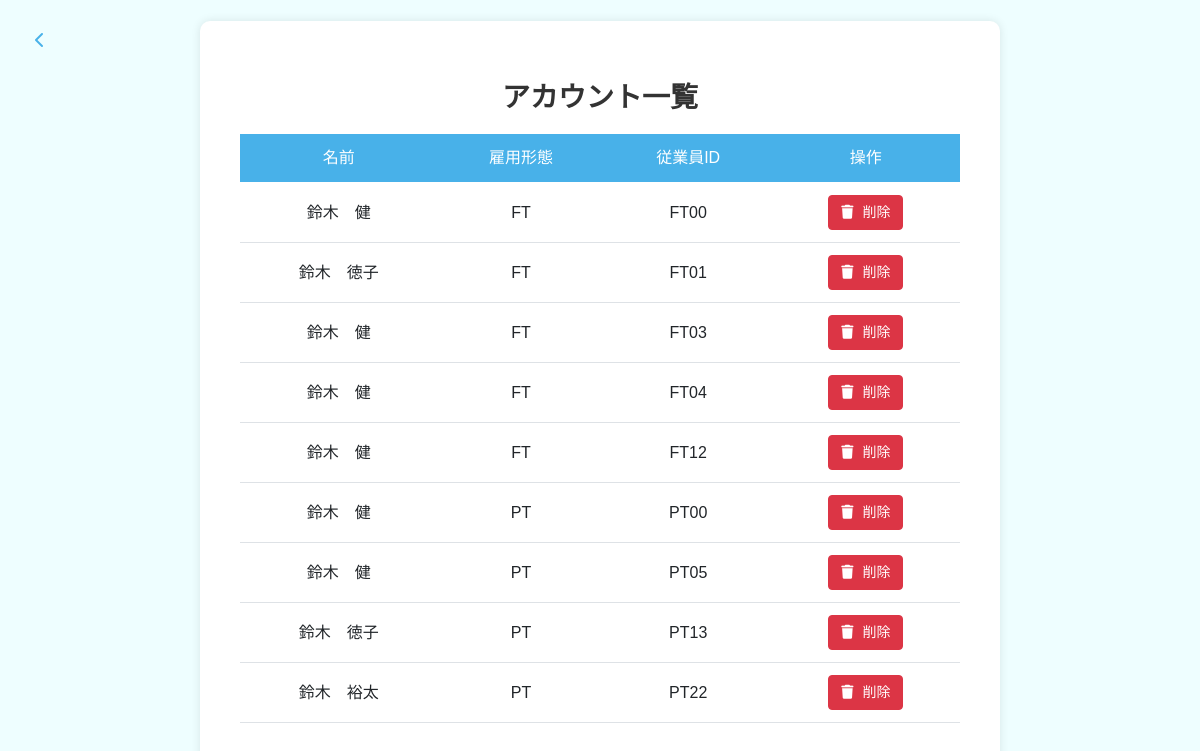
Page /management_account (signed in) on the earlier database version.
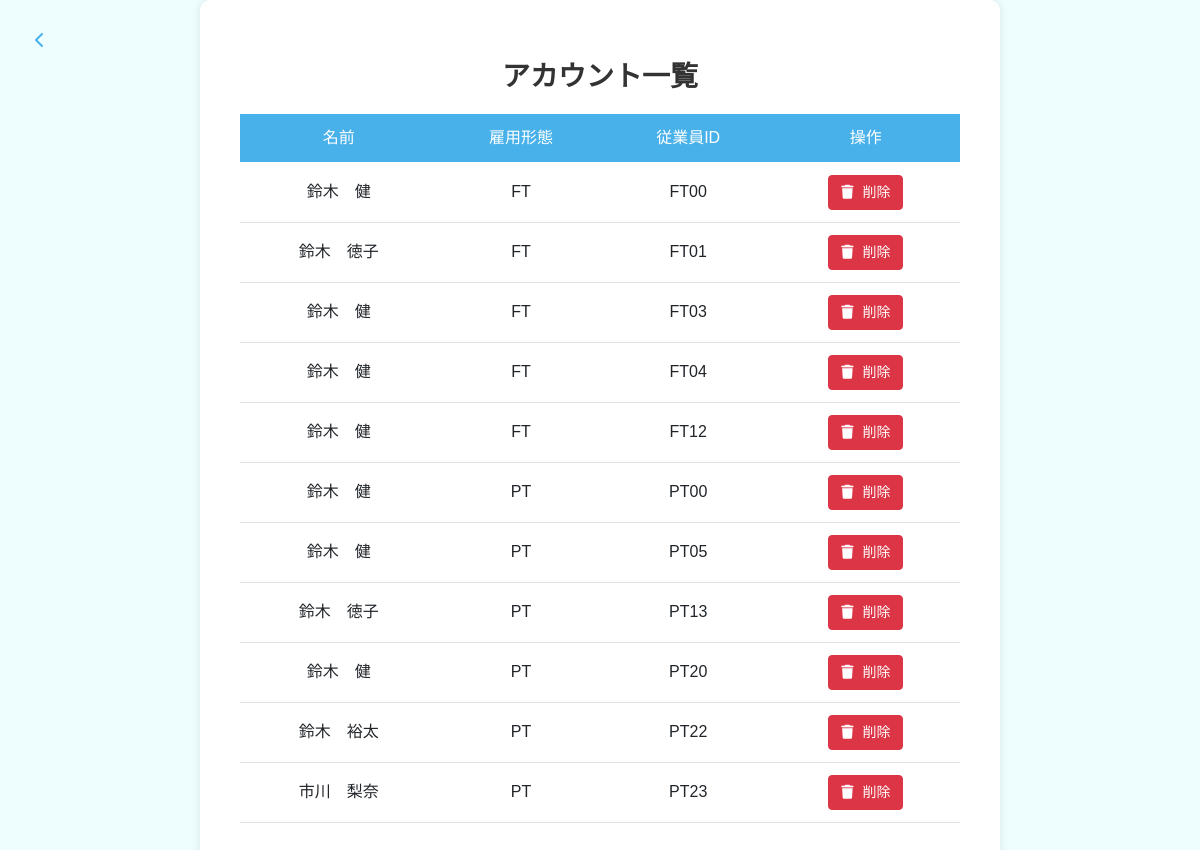
Same page on the later database version.
### testapp/models.py (models this page shows, shortened)
class User(db.Model):
    __tablename__ = 'users'  # テーブル名を明示的に指定
    id = db.Column(db.Integer, primary_key=True, autoincrement=True)
    name = db.Column(db.String(20), nullable=False)  # 20文字まで
    employment_type = db.Column(db.String(2), nullable=False)  # FTまたはPT
    employee_id = db.Column(db.String(4), unique=True, nullable=False)  # 4文字（例：FT01）
    password = db.Column(db.String(10), nullable=False)  # 10文字まで

### testapp/main.py (the view)
@app.route('/management_account')
def management_account():
    if 'adm_logged_in' not in session:
        return redirect(url_for('adm_login'))
    users = User.query.order_by(
        case(
            (User.employment_type == 'FT', 0),
            (User.employment_type == 'PT', 1),
        ),
        User.employee_id
    ).all()
    users = sorted(users, key=lambda x: (x.employment_type, int(x.employee_id[2:]) if x.employee_id[2:].isdigit() else 0))
    return render_template('testapp/management_account.html', users=users)

### testapp/templates/testapp/management_account.html (shortened to what this page needs)
<!DOCTYPE html>
<html lang="ja">
    <head>
        <link href="https://cdn.jsdelivr.net/npm/bootstrap@5.0.2/dist/css/bootstrap.min.css" rel="stylesheet">
        <link rel="stylesheet" href="https://cdnjs.cloudflare.com/ajax/libs/font-awesome/6.5.1/css/all.min.css">
        <link rel="stylesheet" href="{{ url_for('static', filename='css/management_account.css') }}"/>
    </head>
    <body>
        <a href="{{ url_for('management') }}" class="back-button">
            <i class="fa-solid fa-chevron-left"></i>
        </a>
        <div class="container">
            <div class="account-list">
                <h2>アカウント一覧</h2>
                <table class="table">
                    <thead>
                        <tr>
                            <th class="text-center">名前</th>
                            <th class="text-center">雇用形態</th>
                            <th class="text-center">従業員ID</th>
                            <th class="text-center">操作</th>
                        </tr>
                    </thead>
                    <tbody>
                        {% for user in users %}
                        <tr>
                            <td class="text-center">{{ user.name }}</td>
                            <td class="text-center">{{ user.employment_type }}</td>
                            <td class="text-center">{{ user.employee_id }}</td>
                            <td class="text-center">
                                <button type="button" class="btn btn-danger" onclick="showDeleteConfirmation('{{ user.id }}', '{{ user.name }}', '{{ user.employment_type }}', '{{ user.employee_id }}')">
                                    <i class="fas fa-trash"></i> 削除
                                </button>
                            </td>
                        </tr>
                        {% endfor %}
                    </tbody>
                </table>
            </div>
        </div>
    </body>
</html>

### testapp/static/css/management_account.css (style rules this page uses)
body { background-color: rgba(202, 252, 255, 0.315); font-family: 'Noto Sans JP', sans-serif; margin: 0; padding: 0; display: flex; justify-content: center; align-items: center; min-height: 100vh; }
h2 { font-size: 28px; font-weight: bold; font-family: 'Noto Sans JP', sans-serif; margin-bottom: 25px; }
.back-button { color: #48b1e9; text-decoration: none !important; display: flex; align-items: center; justify-content: center; width: 40px; height: 40px; border-radius: 50%; transition: all 0.3s ease; position: fixed; left: 20px; top: 20px; }
.container { text-align: center; background-color: white; padding: 40px; border-radius: 10px; box-shadow: 0 0 10px rgba(0, 0, 0, 0.1); width: 80%; max-width: 800px; }
.account-list { margin-top: 20px; }
.account-list h2 { margin-bottom: 20px; color: #333; }
.table { width: 100%; margin-top: 20px; border-collapse: separate; border-spacing: 0; }
.table th { background-color: #48b1e9; color: white; padding: 12px; font-family: 'Noto Sans JP', sans-serif; text-align: center; font-weight: 480; position: relative; }
.table th::after { content: ''; position: absolute; bottom: 0; left: 0; right: 0; height: 2px; }
.table td { padding: 12px; font-family: 'Noto Sans JP', sans-serif; border-bottom: 1px solid #dee2e6; vertical-align: middle; }
.btn-danger { padding: 6px 12px; font-size: 14px; }
.btn-danger i { margin-right: 5px; }

Differences in the rows shown:
added User: name "鈴木 健", employment_type "PT", employee_id "PT20"
added User: name "市川 梨奈", employment_type "PT", employee_id "PT23"
